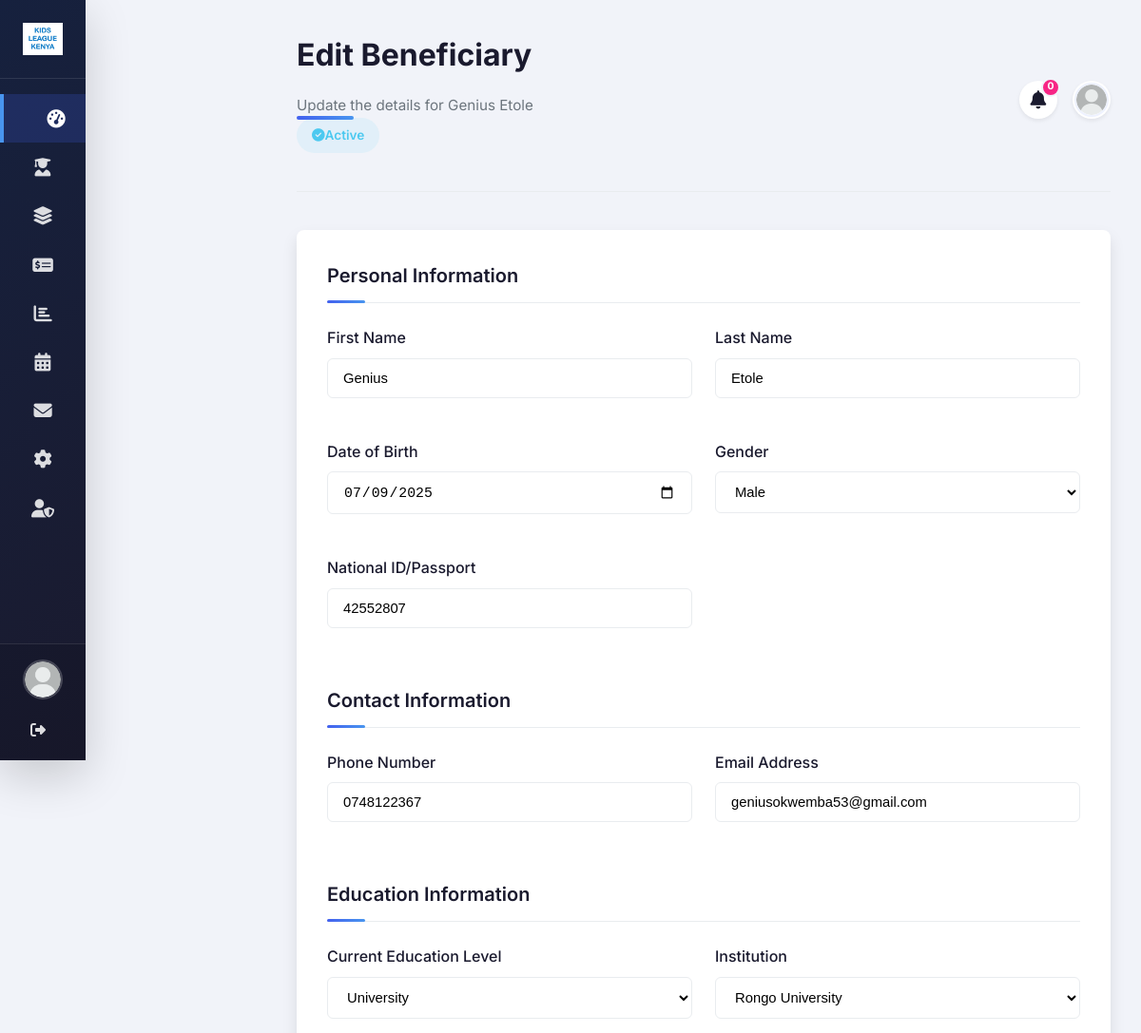
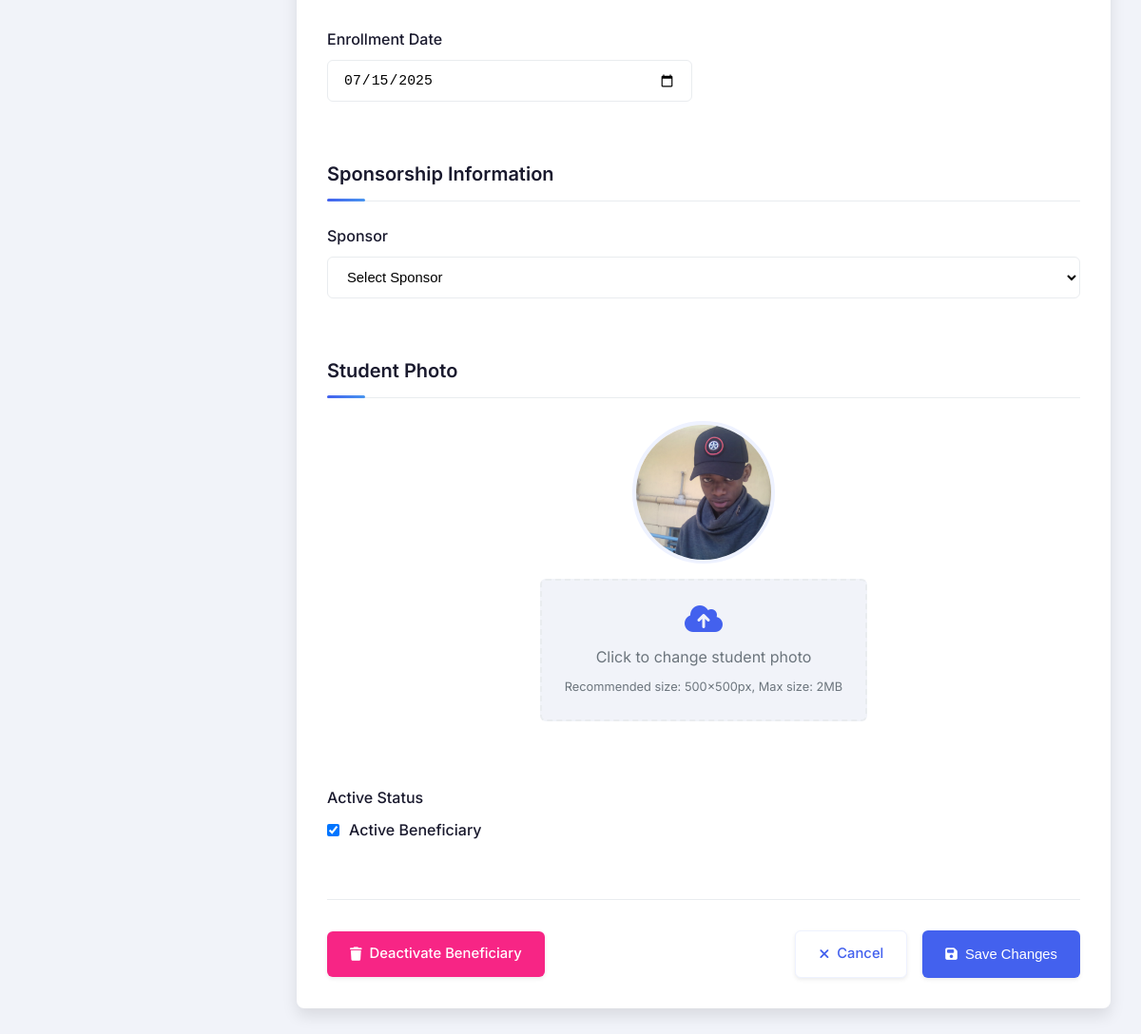
The app's page /beneficiaries/5/edit/ (signed in) with its own data (2 pictures, top to bottom).
### base/models.py (models this page shows, shortened)
class Beneficiary(models.Model):
    GENDER_CHOICES = (
        ('M', 'Male'),
        ('F', 'Female'),
        ('O', 'Other'),
    )
    LEVEL_CHOICES = (
        ('primary', 'Primary'),
        ('secondary', 'Secondary'),
        ('college', 'College'),
        ('university', 'University'),
    )
    user = models.OneToOneField(User, on_delete=models.CASCADE, null=True, blank=True)
    first_name = models.CharField(max_length=100)
    last_name = models.CharField(max_length=100)
    gender = models.CharField(max_length=1, choices=GENDER_CHOICES)
    sponsor = models.ForeignKey('Sponsor', on_delete=models.SET_NULL, null=True, blank=True)
    date_of_birth = models.DateField()
    national_id = models.CharField(max_length=20, blank=True, null=True)
    phone_number = models.CharField(max_length=20)
    email = models.EmailField(blank=True, null=True)
    current_level = models.CharField(max_length=20, choices=LEVEL_CHOICES)
    institution = models.ForeignKey(Institution, on_delete=models.SET_NULL, null=True)
    enrollment_date = models.DateField()
    is_active = models.BooleanField(default=True)
    photo = models.ImageField(upload_to='beneficiaries/', blank=True, null=True)
    address = models.TextField(blank=True, null=True)
    city = models.CharField(max_length=100, blank=True, null=True)
    expected_graduation = models.DateField(blank=True, null=True)
    sponsorship_start_date = models.DateField(blank=True, null=True)
    sponsorship_end_date = models.DateField(blank=True, null=True)
    notes = models.TextField(blank=True, null=True)
    STATUS_CHOICES = (
        ('active', 'Active'),
        ('inactive', 'Inactive'),
        ('pending', 'Pending'),
        ('graduated', 'Graduated'),
    )
    status = models.CharField(max_length=10, choices=STATUS_CHOICES, default='active')
    @property
    def status(self):
        if not self.is_active:
            return "Inactive"
        if self.current_level == 'graduated':
            return "Graduated"
        return "Active"
    class Meta:
        verbose_name_plural = "Beneficiaries"
        ordering = ['last_name', 'first_name']

class Institution(models.Model):
    INSTITUTION_TYPES = (
        ('primary', 'Primary School'),
        ('secondary', 'Secondary School'),
        ('college', 'College'),
        ('university', 'University'),
        ('vocational', 'Vocational Training'),
    )
    name = models.CharField(max_length=200)
    institution_type = models.CharField(max_length=20, choices=INSTITUTION_TYPES)
    location = models.CharField(max_length=100)
    contact_person = models.CharField(max_length=100)
    contact_email = models.EmailField()
    contact_phone = models.CharField(max_length=20)
    partnership_date = models.DateField()
    is_active = models.BooleanField(default=True)

### base/views.py (the view)
# urls.py: path('beneficiaries/<int:pk>/edit/', views.edit_beneficiary, name='edit_beneficiary'),
@login_required
def edit_beneficiary(request, pk):
    beneficiary = get_object_or_404(Beneficiary, pk=pk)
    if request.method == 'POST':
        first_name = request.POST.get('first_name')
        last_name = request.POST.get('last_name')
        gender = request.POST.get('gender')
        date_of_birth = request.POST.get('date_of_birth')
        national_id = request.POST.get('national_id')
        phone_number = request.POST.get('phone_number')
        email = request.POST.get('email')
        current_level = request.POST.get('current_level')
        institution_id = request.POST.get('institution')
        enrollment_date = request.POST.get('enrollment_date')
        sponsor_id = request.POST.get('sponsor')
        photo = request.FILES.get('photo')
        is_active = request.POST.get('is_active') == 'on'
        errors = {}
        if not first_name:
            errors['first_name'] = 'First name is required'
        if not last_name:
            errors['last_name'] = 'Last name is required'
        if not date_of_birth:
            errors['date_of_birth'] = 'Date of birth is required'
        if not gender:
            errors['gender'] = 'Gender is required'
        if not current_level:
            errors['current_level'] = 'Education level is required'
        if not enrollment_date:
            errors['enrollment_date'] = 'Enrollment date is required'
        if errors:
            institutions = Institution.objects.all()
            sponsors = Sponsor.objects.all()
            context = {
                'beneficiary': beneficiary,
                'errors': errors,
                'institutions': institutions,
                'sponsors': sponsors,
                'education_levels': Beneficiary.LEVEL_CHOICES,
                'genders': Beneficiary.GENDER_CHOICES,
                'unread_notifications': Notification.objects.filter(user=request.user, is_read=False).count(),
                'form_data': request.POST  # To repopulate form
            }
            return render(request, 'beneficiary_edit.html', context)
        try:
            beneficiary.first_name = first_name
            beneficiary.last_name = last_name
            beneficiary.gender = gender
            beneficiary.date_of_birth = date_of_birth
            beneficiary.national_id = national_id
            beneficiary.phone_number = phone_number
            beneficiary.email = email
            beneficiary.current_level = current_level
            beneficiary.institution_id = institution_id
            beneficiary.enrollment_date = enrollment_date
            beneficiary.sponsor_id = sponsor_id
            beneficiary.is_active = is_active
            if photo:
                beneficiary.photo = photo
            beneficiary.save()
            messages.success(request, 'Beneficiary updated successfully!')
            return redirect('beneficiary_detail', pk=beneficiary.pk)
        except Exception as e:
            messages.error(request, f'Error updating beneficiary: {str(e)}')
            return redirect('edit_beneficiary', pk=beneficiary.pk)
    else:
        institutions = Institution.objects.all()
        sponsors = Sponsor.objects.all()
        context = {
            'beneficiary': beneficiary,
            'institutions': institutions,
            'sponsors': sponsors,
            'education_levels': Beneficiary.LEVEL_CHOICES,
            'genders': Beneficiary.GENDER_CHOICES,
            'unread_notifications': Notification.objects.filter(user=request.user, is_read=False).count()
        }
        return render(request, 'beneficiary_edit.html', context)

### base/templates/beneficiary_edit.html (shortened to what this page needs)
{% extends "index.html" %}
{% load static %}
{% block content %}
<header class="form-header">
    <div class="header-left">
        <h1>Edit Beneficiary</h1>
        <p>Update the details for {{ beneficiary.first_name }} {{ beneficiary.last_name }}</p>
        <div class="status-indicator
            {% if beneficiary.current_level == 'graduated' %}status-graduated
            {% elif not beneficiary.is_active %}status-inactive
            {% elif beneficiary.status == 'pending' %}status-pending
            {% else %}status-active{% endif %}">
            <i class="fas
                {% if beneficiary.current_level == 'graduated' %}fa-graduation-cap
                {% elif not beneficiary.is_active %}fa-times-circle
                {% elif beneficiary.status == 'pending' %}fa-hourglass-half
                {% else %}fa-check-circle{% endif %}"></i>
            <span>
                {% if beneficiary.current_level == 'graduated' %}Graduated
                {% elif not beneficiary.is_active %}Inactive
                {% elif beneficiary.status == 'pending' %}Pending
                {% else %}Active{% endif %}
            </span>
        </div>
    </div>
    <div class="header-actions">
        <div class="notification-btn tooltip" data-tooltip="Notifications">
            <i class="fas fa-bell"></i>
            <span class="notification-badge">{{ unread_notifications }}</span>
        </div>
        <div class="profile-btn">
            <img src="{% static 'img/avatar.png' %}" alt="Profile">
        </div>
    </div>
</header>
<div class="form-container">
    <form method="POST" enctype="multipart/form-data">
        <div class="form-section">
            <h3>Personal Information</h3>
            <div class="form-grid">
                <div class="form-group">
                    <label for="first_name">First Name</label>
                    <input type="text" id="first_name" name="first_name" class="form-control"
                           value="{{ beneficiary.first_name }}" required>
                </div>
                <div class="form-group">
                    <label for="last_name">Last Name</label>
                    <input type="text" id="last_name" name="last_name" class="form-control"
                           value="{{ beneficiary.last_name }}" required>
                </div>
                <div class="form-group">
                    <label for="date_of_birth">Date of Birth</label>
                    <input type="date" id="date_of_birth" name="date_of_birth" class="form-control"
                           value="{{ beneficiary.date_of_birth|date:'Y-m-d' }}" required>
                </div>
                <div class="form-group">
                    <label for="gender">Gender</label>
                    <select id="gender" name="gender" class="form-control" required>
                        {% for gender in genders %}
                            <option value="{{ gender.0 }}"
                                {% if beneficiary.gender == gender.0 %}selected{% endif %}>
                                {{ gender.1 }}
                            </option>
                        {% endfor %}
                    </select>
                </div>
                <div class="form-group">
                    <label for="national_id">National ID/Passport</label>
                    <input type="text" id="national_id" name="national_id" class="form-control"
                           value="{{ beneficiary.national_id }}">
                </div>
            </div>
        </div>
        <div class="form-section">
            <h3>Contact Information</h3>
            <div class="form-grid">
                <div class="form-group">
                    <label for="phone_number">Phone Number</label>
                    <input type="text" id="phone_number" name="phone_number" class="form-control"
                           value="{{ beneficiary.phone_number }}">
                </div>
                <div class="form-group">
                    <label for="email">Email Address</label>
                    <input type="email" id="email" name="email" class="form-control"
                           value="{{ beneficiary.email }}">
                </div>
            </div>
        </div>
        <div class="form-section">
            <h3>Education Information</h3>
            <div class="form-grid">
                <div class="form-group">
                    <label for="current_level">Current Education Level</label>
                    <select id="current_level" name="current_level" class="form-control" required>
                        {% for level in education_levels %}
                            <option value="{{ level.0 }}"
                                {% if beneficiary.current_level == level.0 %}selected{% endif %}>
                                {{ level.1 }}
                            </option>
                        {% endfor %}
                    </select>
                </div>
                <div class="form-group">
                    <label for="institution">Institution</label>
                    <select id="institution" name="institution" class="form-control">
                        {% for institution in institutions %}
                            <option value="{{ institution.id }}"
                                {% if beneficiary.institution_id == institution.id %}selected{% endif %}>
                                {{ institution.name }}
                            </option>
                        {% endfor %}
                    </select>
                </div>
                <div class="form-group">
                    <label for="enrollment_date">Enrollment Date</label>
                    <input type="date" id="enrollment_date" name="enrollment_date" class="form-control"
                           value="{{ beneficiary.enrollment_date|date:'Y-m-d' }}" required>
                </div>
            </div>
        </div>
        <div class="form-section">
            <h3>Sponsorship Information</h3>
            <div class="form-grid">
                <div class="form-group">
                    <label for="sponsor">Sponsor</label>
                    <select id="sponsor" name="sponsor" class="form-control">
                        <option value="">Select Sponsor</option>
                    </select>
                </div>
            </div>
        </div>
        <div class="form-section">
            <h3>Student Photo</h3>
            <div class="form-grid">
                <div class="form-group" style="grid-column: span 2;">
                    <div class="photo-container">
                        {% if beneficiary.photo %}
                            <img src="{{ beneficiary.photo.url }}" alt="Current Photo" class="current-photo" id="current-photo">
                        {% else %}
                            <img src="{% static 'img/default-avatar.png' %}" alt="Default Photo" class="current-photo" id="current-photo">
                        {% endif %}
                        <div class="file-upload" onclick="document.getElementById('photo').click()">
                            <i class="fas fa-cloud-upload-alt"></i>
                            <p>Click to change student photo</p>
                            <small>Recommended size: 500x500px, Max size: 2MB</small>
                        </div>
                    </div>
                </div>
                <div class="form-group" style="grid-column: span 2;">
                    <label for="is_active">Active Status</label>
                    <div style="display: flex; align-items: center; gap: 10px;">
                        <input type="checkbox" id="is_active" name="is_active"
                               {% if beneficiary.is_active %}checked{% endif %}>
                        <label for="is_active" style="margin-bottom: 0;">Active Beneficiary</label>
                    </div>
                </div>
            </div>
        </div>
        <div class="form-actions">
            <div>
                <a href="{% url 'delete_beneficiary' pk=beneficiary.pk %}" class="btn btn-danger">
                    <i class="fas fa-trash"></i> Deactivate Beneficiary
                </a>
            </div>
            <div style="display: flex; gap: 1rem;">
                <a href="{% url 'beneficiary_detail' pk=beneficiary.pk %}" class="btn btn-secondary">
                    <i class="fas fa-times"></i> Cancel
                </a>
                <button type="submit" class="btn btn-primary">
                    <i class="fas fa-save"></i> Save Changes
                </button>
            </div>
        </div>
    </form>
</div>
{% endblock %}

### base/templates/index.html (style rules this page uses)
:root { --primary: #4361ee; --primary-dark: #3a56d4; --primary-light: #eef2ff; --secondary: #3f37c9; --accent: #4895ef; --success: #4cc9f0; --info: #4361ee; --warning: #f8961e; --danger: #f72585; --dark: #1a1a2e; --darker: #16213e; --light: #f8f9fa; --lighter: #f1f3f9; --gray: #6c757d; --gray-light: #e9ecef; --white: #ffffff; --sidebar-width: 280px; --sidebar-collapsed-width: 90px; --header-height: 80px; --shadow-sm: 0 0.125rem 0.25rem rgba(0, 0, 0, 0.075); --shadow: 0 0.5rem 1rem rgba(0, 0, 0, 0.1); --shadow-lg: 0 1rem 3rem rgba(0, 0, 0, 0.175); --transition: all 0.3s cubic-bezier(0.25, 0.8, 0.25, 1); --border-radius: 0.375rem; --border-radius-lg: 0.5rem; --border-radius-xl: 1rem; }
* { margin: 0; padding: 0; box-sizing: border-box; }
body { font-family: 'Inter', sans-serif; background-color: var(--lighter); color: var(--dark); overflow-x: hidden; line-height: 1.6; }

### records on screen
Beneficiary: first_name "Genius", last_name "Etole", date_of_birth "07/09/2025", gender "Male", national_id "42552807", phone_number "0748122367", email "geniusokwemba53@gmail.com", current_level "University", institution "Rongo University", enrollment_date "07/15/2025", photo (picture), is_active "☑"

### other values on screen
{{ unread_notifications }} "0"
